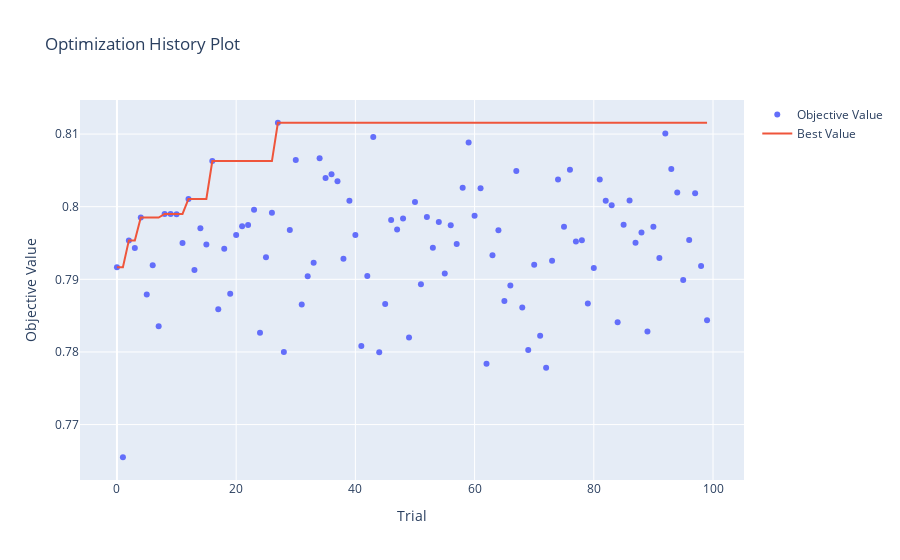
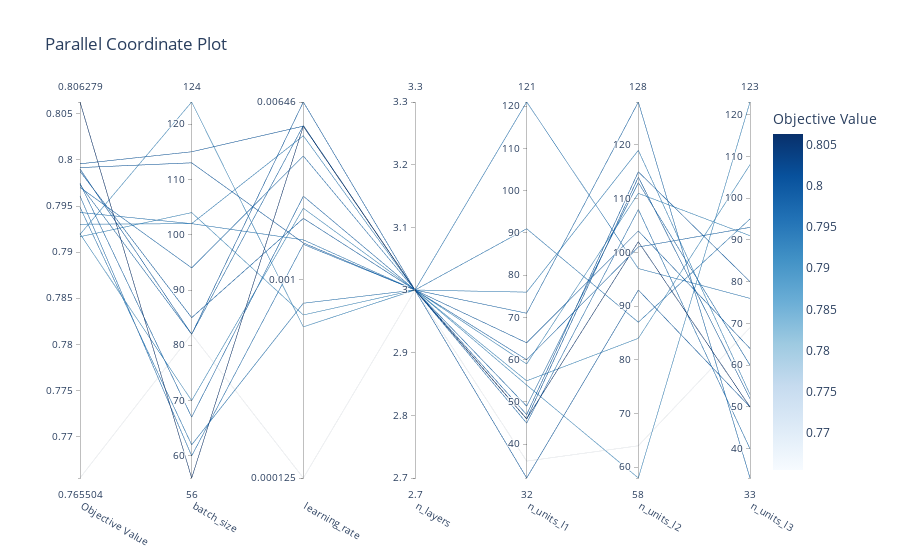
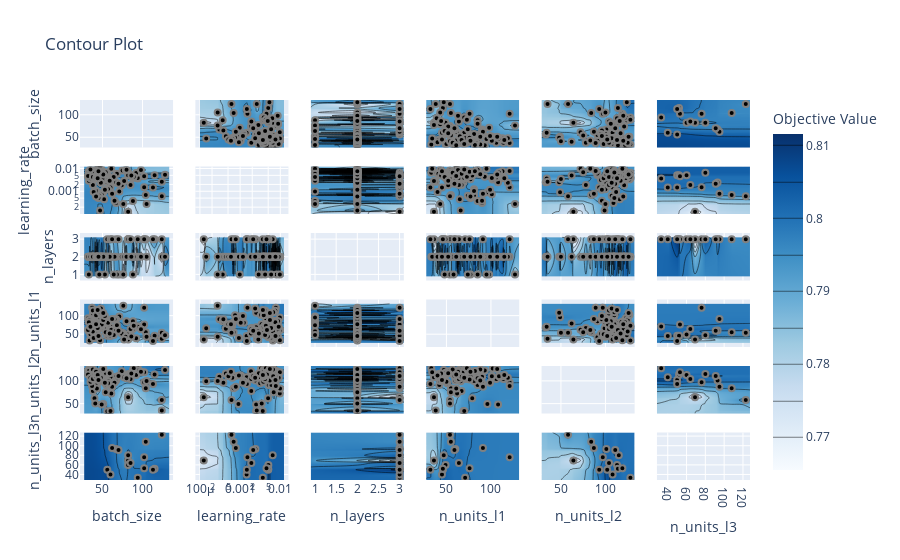

The notebook cell these images were saved under, in order:
### Code cell
optuna.visualization.plot_optimization_history(study).show()
optuna.visualization.plot_parallel_coordinate(study).show()
optuna.visualization.plot_contour(study).show()
